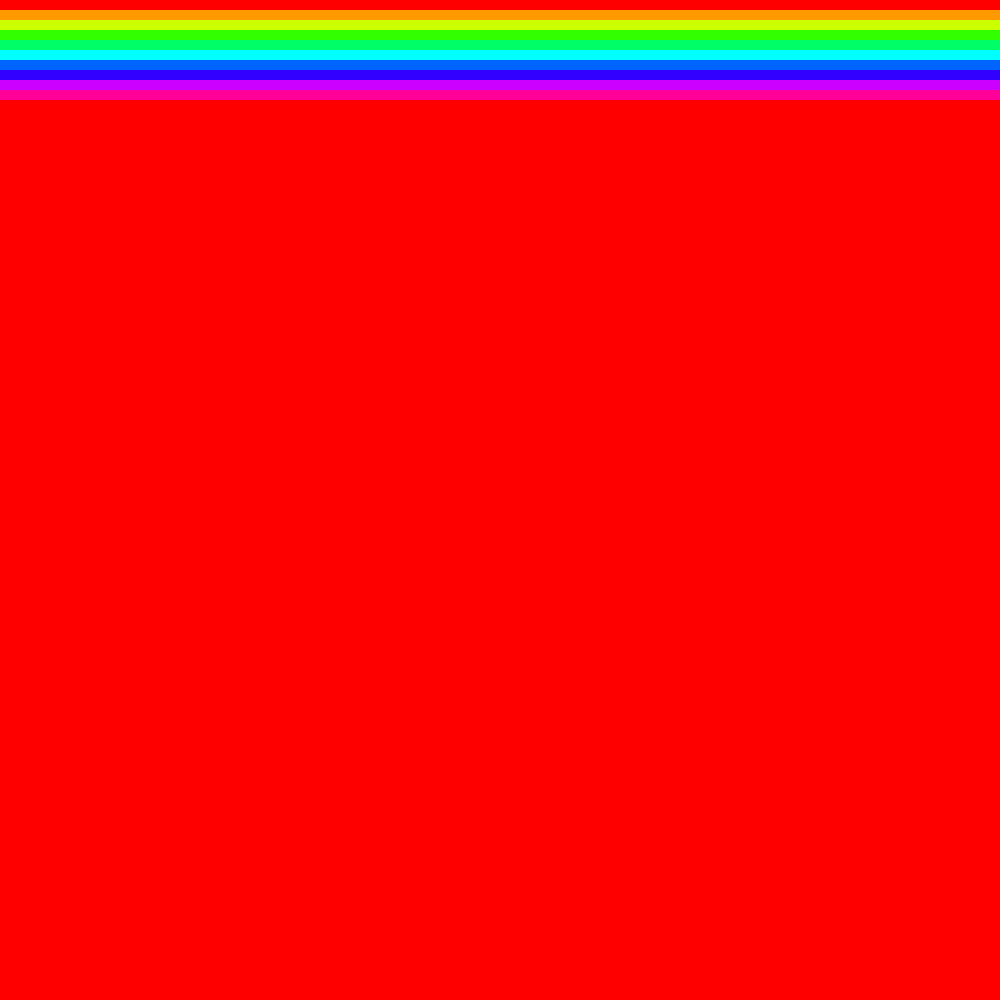
Frame 1 (no input)
Frame 2 (the mouse pressed at the canvas centre, redrawn once): identical to frame 1, image omitted

The Processing sketch that drew this single still picture (run headless with seeded random() and noise(); the mouse was pressed at the canvas centre and the sketch redrawn once):

// Processing sketch: PerpetualPrinting_color
// ── PerpetualPrinting_color.pde
void setup() {
  size(1000, 1000);

  colorMode(HSB, 100);
  background(0, 0, 100);
  noStroke();

  noLoop();
}

void draw() {
  int step = width / 100;
  int size = step;

  for (int y = 0; y < height; y += step) {
    int h = y; 

    for (int x = 0; x < width; x += step) {
      int s = x;

      fill(h, 100, 100);
      rect(x, y, size, size);
    }
  }
}
